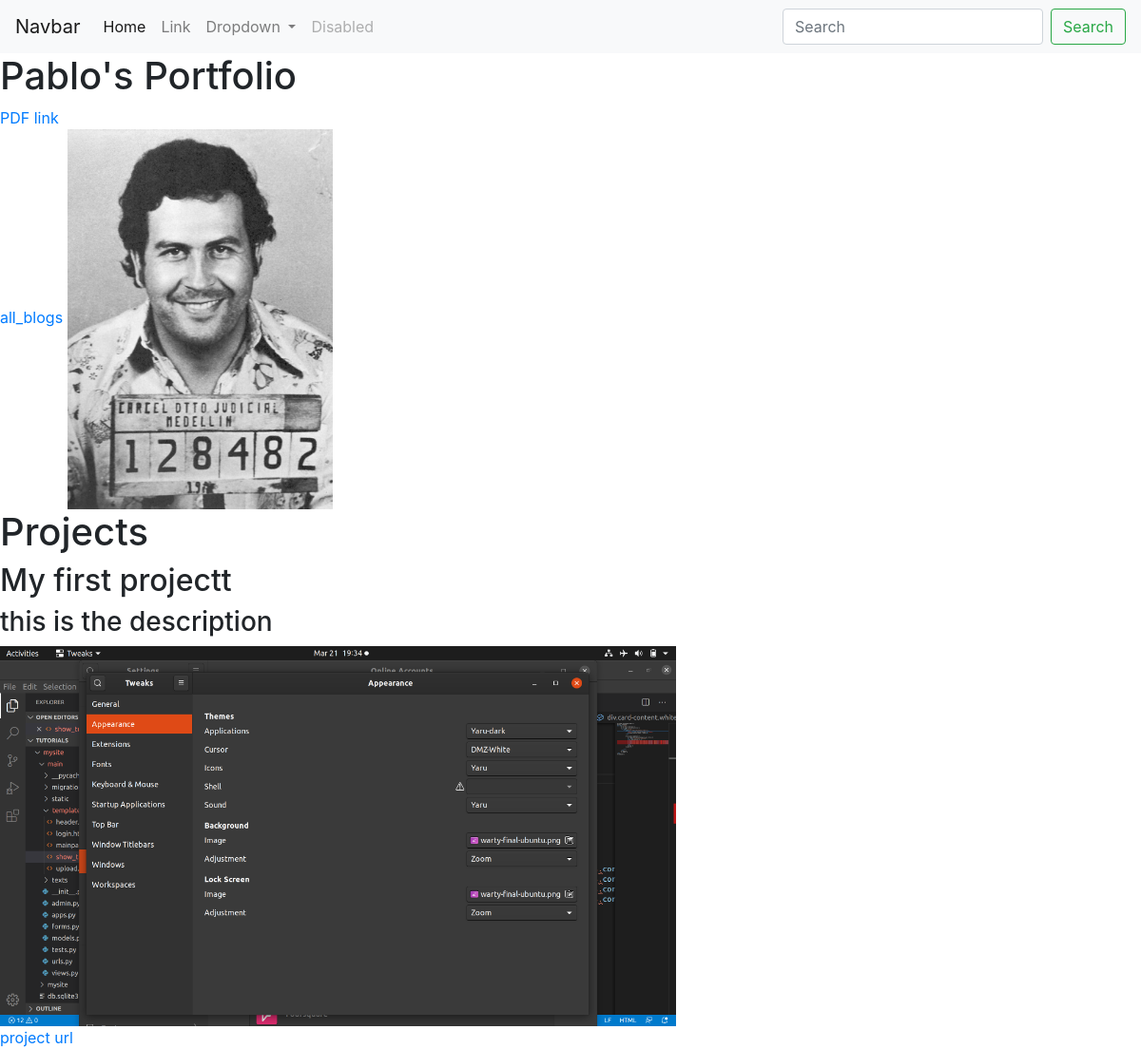
The page / on the database its author committed.
### portfolio/models.py (models this page shows, shortened)
class Project(models.Model):
    title = models.CharField(max_length=100)
    description = models.CharField(max_length=250)
    image = models.ImageField(upload_to='portfolio/images/')
    url = models.URLField(blank=True)

### portfolio/views.py (the view)
# urls.py: 2. Add a URL to urlpatterns:  path('', views.home, name='home')
def home(request):
    projects = Project.objects.all()
    return render(request,'portfolio/home.html',{'projects':projects})

### portfolio/templates/portfolio/home.html
{% extends 'portfolio/base.html' %}
{% block content %}{% load static %}
<h1>
    Pablo's Portfolio
</h1>
<a href="{% static 'portfolio/dummy.pdf' %}">PDF link</a><br>
<a href = "{% url 'blog:all_blogs' %}">all_blogs</a>
<img src="{% static 'portfolio/Pablo_Escobar_Mug.jpg' %}" height="400" alt="">
<h1>Projects</h1>
{% for project in projects %}
    <h2>{{ project.title }}</h2>
    <h3>{{ project.description }}</h3>
    <img src="{{ project.image.url }}" alt="" height="400">
    {% if project.url %}
    <br><a href="{{ project.url }}">project url</a>
    {% endif %}
{% endfor %}
{% endblock %}

### portfolio/templates/portfolio/base.html (shortened to what this page needs)
<!doctype html>
<html lang="en">
  <head>
    <link rel="stylesheet" href="https://stackpath.bootstrapcdn.com/bootstrap/4.4.1/css/bootstrap.min.css">
  </head>
  <body>
   <nav class="navbar navbar-expand-lg navbar-light bg-light">
        <a class="navbar-brand" href="#">Navbar</a>
        <div class="collapse navbar-collapse" id="navbarSupportedContent">
          <ul class="navbar-nav mr-auto">
            <li class="nav-item active">
              <a class="nav-link" href="#">Home <span class="sr-only">(current)</span></a>
            </li>
            <li class="nav-item">
              <a class="nav-link" href="#">Link</a>
            </li>
            <li class="nav-item dropdown">
              <a class="nav-link dropdown-toggle" href="#" id="navbarDropdown" role="button" data-toggle="dropdown" aria-haspopup="true" aria-expanded="false">
                Dropdown
              </a>
            </li>
            <li class="nav-item">
              <a class="nav-link disabled" href="#" tabindex="-1" aria-disabled="true">Disabled</a>
            </li>
          </ul>
          <form class="form-inline my-2 my-lg-0">
            <input class="form-control mr-sm-2" type="search" placeholder="Search" aria-label="Search">
            <button class="btn btn-outline-success my-2 my-sm-0" type="submit">Search</button>
          </form>
        </div>
      </nav>
      {% load static %}
    {% block content %}{% endblock %}
  </body>
</html>

### rows shown on the page
Project: title "My first projectt", description "this is the description", image (picture)
